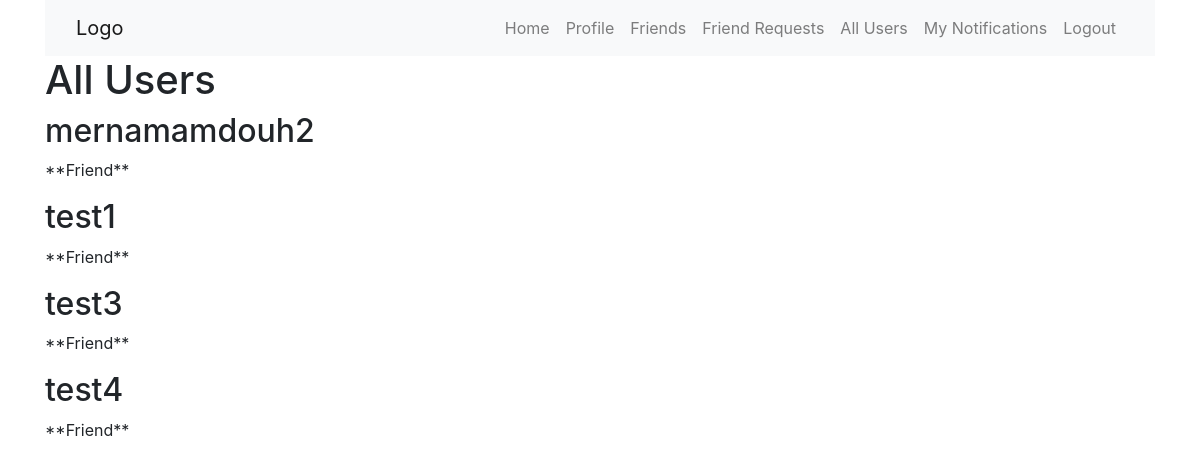
Page /allUsers (signed in) on the committed database.
### socialMedia/models.py (models this page shows)
class User(db.Model, UserMixin):
    __tablename__ = 'user'
    id = db.Column(db.Integer,primary_key=True)
    username = db.Column(db.String(50),nullable = False)
    email = db.Column(db.String(50), unique=True,nullable = False)
    password = db.Column(db.String(100),nullable = False)
    join_date = db.Column(db.DateTime, default = datetime.utcnow)

### socialMedia/routes.py (the view)
@app.route('/allUsers', methods= ['GET'])
def allUsers():
    friends_id1 = Friendship.query.with_entities(Friendship.sender_id.label('id')).filter_by(receiver_id=current_user.id).filter(Friendship.accepted==True)
    friends_id2 = Friendship.query.with_entities(Friendship.receiver_id.label('id')).filter_by(sender_id=current_user.id).filter(Friendship.accepted==True)
    friends = []
    for friend in friends_id1:
        friends.append(friend.id)
    for friend in friends_id2:
        friends.append(friend.id)
    friends_requestRecieved = Friendship.query.with_entities(Friendship.sender_id.label('id')).filter_by(receiver_id=current_user.id).filter(Friendship.accepted==False)
    friends_requestSended = Friendship.query.with_entities(Friendship.receiver_id.label('id')).filter_by(sender_id=current_user.id).filter(Friendship.accepted==False)
    friendRequestSended = []
    friendRequestRecieved = []
    for friend in friends_requestSended:
        friendRequestSended.append(friend.id)
    for friend in friends_requestRecieved:
        friendRequestRecieved.append(friend.id)
    allUsers = User.query.filter(User.id!=current_user.id).all()
    return render_template('allUsers.html',friends=friends, allUsers=allUsers, friends_requestSended=friendRequestSended, friends_requestRecieved=friendRequestRecieved )

### socialMedia/models.py (called while the page is built)
@login_manager.user_loader
def load_user(user_id):
	return User.query.get(int(user_id))

### socialMedia/templates/allUsers.html
{%  extends 'layout.html' %}
{% block content %}
<h1>All Users</h1>
{% for user in allUsers %}
    {% if user.id in friends %}
        <h2>{{ user.username }}</h2>
        <p>**Friend**</p>
    {% elif user.id in friends_requestRecieved %}
        <h2>{{ user.username }}</h2>
        <a href="/accept_request/{{user.id}}">Accept</a>
        <a href="/reject_request/{{user.id}}">Reject</a>
    {% elif user.id in friends_requestSended %}
        <h2>{{ user.username }}</h2>
        <p>Pending....</p>
    {% else %}
        <h2>{{ user.username }}</h2>
        <a href="/makeFriendRequest/{{user.id}}">Add Friend</a>
    {% endif %}
{% endfor %}
{% endblock %}

### rows in the picture
User: username "mernamamdouh2"
User: username "test1"
User: username "test3"
User: username "test4"
